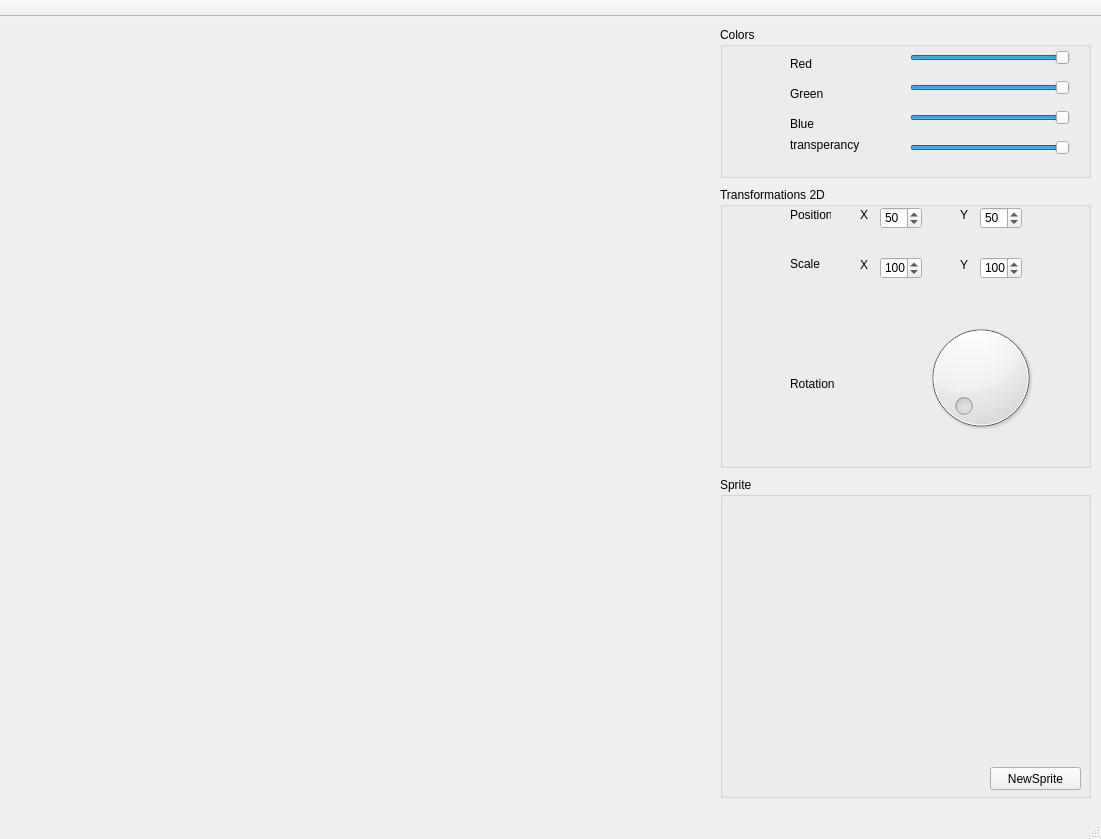
<?xml version="1.0" encoding="UTF-8"?>
<ui version="4.0">
 <class>MainWindowClass</class>
 <widget class="QMainWindow" name="MainWindowClass">
  <property name="geometry">
   <rect>
    <x>0</x>
    <y>0</y>
    <width>1101</width>
    <height>839</height>
   </rect>
  </property>
  <property name="maximumSize">
   <size>
    <width>1101</width>
    <height>839</height>
   </size>
  </property>
  <property name="windowTitle">
   <string>Tutorial_4</string>
  </property>
  <widget class="QWidget" name="centralWidget">
   <widget class="OpenglWidget" name="Gl_widget" native="true">
    <property name="geometry">
     <rect>
      <x>0</x>
      <y>0</y>
      <width>711</width>
      <height>781</height>
     </rect>
    </property>
   </widget>
   <widget class="QGroupBox" name="groupBox">
    <property name="geometry">
     <rect>
      <x>720</x>
      <y>10</y>
      <width>371</width>
      <height>151</height>
     </rect>
    </property>
    <property name="title">
     <string>Colors</string>
    </property>
    <widget class="QSlider" name="RedSlider">
     <property name="geometry">
      <rect>
       <x>190</x>
       <y>20</y>
       <width>160</width>
       <height>22</height>
      </rect>
     </property>
     <property name="maximum">
      <number>100</number>
     </property>
     <property name="value">
      <number>100</number>
     </property>
     <property name="orientation">
      <enum>Qt::Horizontal</enum>
     </property>
    </widget>
    <widget class="QSlider" name="GreenSlider">
     <property name="geometry">
      <rect>
       <x>190</x>
       <y>50</y>
       <width>160</width>
       <height>22</height>
      </rect>
     </property>
     <property name="maximum">
      <number>100</number>
     </property>
     <property name="value">
      <number>100</number>
     </property>
     <property name="orientation">
      <enum>Qt::Horizontal</enum>
     </property>
    </widget>
    <widget class="QSlider" name="BlueSlider">
     <property name="geometry">
      <rect>
       <x>190</x>
       <y>80</y>
       <width>160</width>
       <height>22</height>
      </rect>
     </property>
     <property name="maximum">
      <number>100</number>
     </property>
     <property name="value">
      <number>100</number>
     </property>
     <property name="orientation">
      <enum>Qt::Horizontal</enum>
     </property>
    </widget>
    <widget class="QLabel" name="label">
     <property name="geometry">
      <rect>
       <x>70</x>
       <y>30</y>
       <width>47</width>
       <height>13</height>
      </rect>
     </property>
     <property name="text">
      <string>Red</string>
     </property>
    </widget>
    <widget class="QLabel" name="label_2">
     <property name="geometry">
      <rect>
       <x>70</x>
       <y>60</y>
       <width>47</width>
       <height>13</height>
      </rect>
     </property>
     <property name="text">
      <string>Green</string>
     </property>
    </widget>
    <widget class="QLabel" name="label_3">
     <property name="geometry">
      <rect>
       <x>70</x>
       <y>90</y>
       <width>47</width>
       <height>13</height>
      </rect>
     </property>
     <property name="text">
      <string>Blue</string>
     </property>
    </widget>
    <widget class="QSlider" name="AlphaSlider">
     <property name="geometry">
      <rect>
       <x>190</x>
       <y>110</y>
       <width>160</width>
       <height>22</height>
      </rect>
     </property>
     <property name="maximum">
      <number>100</number>
     </property>
     <property name="value">
      <number>100</number>
     </property>
     <property name="orientation">
      <enum>Qt::Horizontal</enum>
     </property>
    </widget>
    <widget class="QLabel" name="label_4">
     <property name="geometry">
      <rect>
       <x>70</x>
       <y>110</y>
       <width>71</width>
       <height>16</height>
      </rect>
     </property>
     <property name="text">
      <string>transperancy</string>
     </property>
    </widget>
   </widget>
   <widget class="QGroupBox" name="groupBox_2">
    <property name="geometry">
     <rect>
      <x>720</x>
      <y>170</y>
      <width>371</width>
      <height>281</height>
     </rect>
    </property>
    <property name="title">
     <string>Transformations 2D</string>
    </property>
    <widget class="QSpinBox" name="PositionY">
     <property name="geometry">
      <rect>
       <x>260</x>
       <y>20</y>
       <width>42</width>
       <height>22</height>
      </rect>
     </property>
     <property name="maximum">
      <number>1000</number>
     </property>
     <property name="value">
      <number>50</number>
     </property>
    </widget>
    <widget class="QSpinBox" name="PositionX">
     <property name="geometry">
      <rect>
       <x>160</x>
       <y>20</y>
       <width>42</width>
       <height>22</height>
      </rect>
     </property>
     <property name="maximum">
      <number>1000</number>
     </property>
     <property name="value">
      <number>50</number>
     </property>
    </widget>
    <widget class="QSpinBox" name="ScaleY">
     <property name="geometry">
      <rect>
       <x>260</x>
       <y>70</y>
       <width>42</width>
       <height>22</height>
      </rect>
     </property>
     <property name="maximum">
      <number>1000</number>
     </property>
     <property name="value">
      <number>100</number>
     </property>
    </widget>
    <widget class="QSpinBox" name="ScaleX">
     <property name="geometry">
      <rect>
       <x>160</x>
       <y>70</y>
       <width>42</width>
       <height>22</height>
      </rect>
     </property>
     <property name="maximum">
      <number>1000</number>
     </property>
     <property name="value">
      <number>100</number>
     </property>
    </widget>
    <widget class="QLabel" name="label_5">
     <property name="geometry">
      <rect>
       <x>70</x>
       <y>20</y>
       <width>41</width>
       <height>16</height>
      </rect>
     </property>
     <property name="text">
      <string>Position</string>
     </property>
    </widget>
    <widget class="QLabel" name="label_6">
     <property name="geometry">
      <rect>
       <x>70</x>
       <y>70</y>
       <width>47</width>
       <height>13</height>
      </rect>
     </property>
     <property name="text">
      <string>Scale</string>
     </property>
    </widget>
    <widget class="QLabel" name="label_7">
     <property name="geometry">
      <rect>
       <x>140</x>
       <y>20</y>
       <width>16</width>
       <height>16</height>
      </rect>
     </property>
     <property name="text">
      <string>X</string>
     </property>
    </widget>
    <widget class="QLabel" name="label_8">
     <property name="geometry">
      <rect>
       <x>140</x>
       <y>70</y>
       <width>16</width>
       <height>16</height>
      </rect>
     </property>
     <property name="text">
      <string>X</string>
     </property>
    </widget>
    <widget class="QLabel" name="label_9">
     <property name="geometry">
      <rect>
       <x>240</x>
       <y>20</y>
       <width>16</width>
       <height>16</height>
      </rect>
     </property>
     <property name="text">
      <string>Y</string>
     </property>
    </widget>
    <widget class="QLabel" name="label_10">
     <property name="geometry">
      <rect>
       <x>240</x>
       <y>70</y>
       <width>16</width>
       <height>16</height>
      </rect>
     </property>
     <property name="text">
      <string>Y</string>
     </property>
    </widget>
    <widget class="QDial" name="RotationZ">
     <property name="geometry">
      <rect>
       <x>200</x>
       <y>120</y>
       <width>121</width>
       <height>141</height>
      </rect>
     </property>
     <property name="maximum">
      <number>360</number>
     </property>
    </widget>
    <widget class="QLabel" name="label_13">
     <property name="geometry">
      <rect>
       <x>70</x>
       <y>190</y>
       <width>47</width>
       <height>13</height>
      </rect>
     </property>
     <property name="text">
      <string>Rotation </string>
     </property>
    </widget>
   </widget>
   <widget class="QGroupBox" name="groupBox_3">
    <property name="geometry">
     <rect>
      <x>720</x>
      <y>460</y>
      <width>371</width>
      <height>321</height>
     </rect>
    </property>
    <property name="title">
     <string>Sprite</string>
    </property>
    <widget class="QPushButton" name="NewSprite">
     <property name="geometry">
      <rect>
       <x>270</x>
       <y>290</y>
       <width>91</width>
       <height>23</height>
      </rect>
     </property>
     <property name="text">
      <string>NewSprite</string>
     </property>
    </widget>
    <widget class="QLabel" name="SpritePic">
     <property name="geometry">
      <rect>
       <x>20</x>
       <y>30</y>
       <width>331</width>
       <height>241</height>
      </rect>
     </property>
     <property name="text">
      <string/>
     </property>
    </widget>
   </widget>
  </widget>
  <widget class="QMenuBar" name="menuBar">
   <property name="geometry">
    <rect>
     <x>0</x>
     <y>0</y>
     <width>1101</width>
     <height>21</height>
    </rect>
   </property>
  </widget>
  <widget class="QToolBar" name="mainToolBar">
   <property name="movable">
    <bool>false</bool>
   </property>
   <attribute name="toolBarArea">
    <enum>TopToolBarArea</enum>
   </attribute>
   <attribute name="toolBarBreak">
    <bool>false</bool>
   </attribute>
  </widget>
  <widget class="QStatusBar" name="statusBar"/>
 </widget>
 <layoutdefault spacing="6" margin="11"/>
 <customwidgets>
  <customwidget>
   <class>OpenglWidget</class>
   <extends>QWidget</extends>
   <header location="global">openglwidget.h</header>
   <container>1</container>
  </customwidget>
 </customwidgets>
 <resources>
  <include location="MainWindow.qrc"/>
 </resources>
 <connections/>
</ui>
